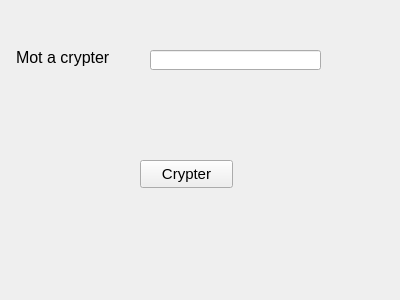
<?xml version="1.0" encoding="UTF-8"?>
<ui version="4.0">
 <class>Form</class>
 <widget class="QWidget" name="Form">
  <property name="geometry">
   <rect>
    <x>0</x>
    <y>0</y>
    <width>400</width>
    <height>300</height>
   </rect>
  </property>
  <property name="windowTitle">
   <string>Form</string>
  </property>
  <widget class="QLabel" name="label">
   <property name="geometry">
    <rect>
     <x>16</x>
     <y>42</y>
     <width>121</width>
     <height>31</height>
    </rect>
   </property>
   <property name="text">
    <string>&lt;html&gt;&lt;head/&gt;&lt;body&gt;&lt;p&gt;&lt;span style=&quot; font-size:12pt;&quot;&gt;Mot a crypter&lt;/span&gt;&lt;/p&gt;&lt;/body&gt;&lt;/html&gt;</string>
   </property>
  </widget>
  <widget class="QLineEdit" name="ch">
   <property name="geometry">
    <rect>
     <x>150</x>
     <y>50</y>
     <width>171</width>
     <height>20</height>
    </rect>
   </property>
  </widget>
  <widget class="QPushButton" name="crypter">
   <property name="geometry">
    <rect>
     <x>140</x>
     <y>160</y>
     <width>93</width>
     <height>28</height>
    </rect>
   </property>
   <property name="font">
    <font>
     <pointsize>11</pointsize>
    </font>
   </property>
   <property name="text">
    <string>Crypter</string>
   </property>
  </widget>
  <widget class="QLabel" name="res">
   <property name="geometry">
    <rect>
     <x>50</x>
     <y>230</y>
     <width>291</width>
     <height>41</height>
    </rect>
   </property>
   <property name="text">
    <string/>
   </property>
  </widget>
 </widget>
 <resources/>
 <connections/>
</ui>
